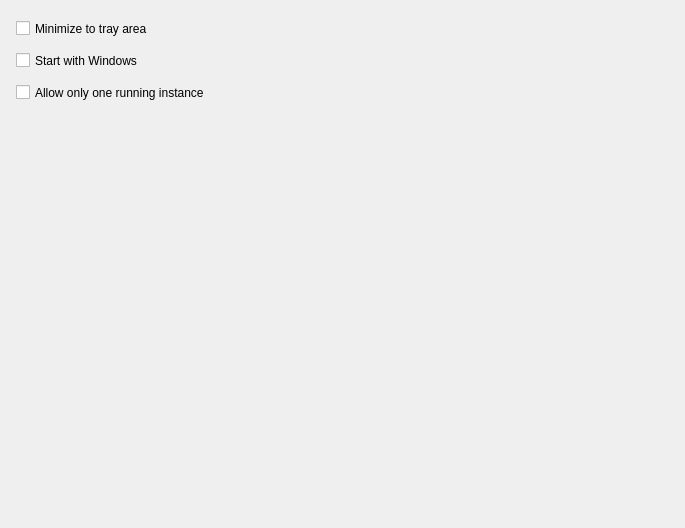
<?xml version="1.0" encoding="UTF-8"?>
<ui version="4.0">
  <class>SetupFrameBase</class>
  <widget class="QWidget" name="SetupFrameBase">
    <property name="geometry"><rect><x>0</x><y>0</y><width>685</width><height>528</height></rect></property>
    <property name="vclDesignWidth" stdset="0"><number>685</number></property>
    <property name="vclDesignHeight" stdset="0"><number>528</number></property>
    <widget class="QCheckBox" name="MinimizeToTrayCheckBox">
      <property name="geometry"><rect><x>16</x><y>20</y><width>649</width><height>17</height></rect></property>
      <property name="vclAnchors" stdset="0"><string notr="true">akLeft,akTop,akRight</string></property>
      <property name="text"><string>Minimize to tray area</string></property>
    </widget>
    <widget class="QCheckBox" name="StartWithWindowsCheckBox">
      <property name="geometry"><rect><x>16</x><y>52</y><width>649</width><height>17</height></rect></property>
      <property name="vclAnchors" stdset="0"><string notr="true">akLeft,akTop,akRight</string></property>
      <property name="text"><string>Start with Windows</string></property>
    </widget>
    <widget class="QCheckBox" name="OnlySingleInstanceCheckBox">
      <property name="geometry"><rect><x>16</x><y>84</y><width>649</width><height>17</height></rect></property>
      <property name="vclAnchors" stdset="0"><string notr="true">akLeft,akTop,akRight</string></property>
      <property name="text"><string>Allow only one running instance</string></property>
    </widget>
  </widget>
  <tabstops>
    <tabstop>MinimizeToTrayCheckBox</tabstop>
    <tabstop>StartWithWindowsCheckBox</tabstop>
    <tabstop>OnlySingleInstanceCheckBox</tabstop>
  </tabstops>
  <resources><include location="../../resources/dfend.qrc"/></resources>
  <connections/>
</ui>
